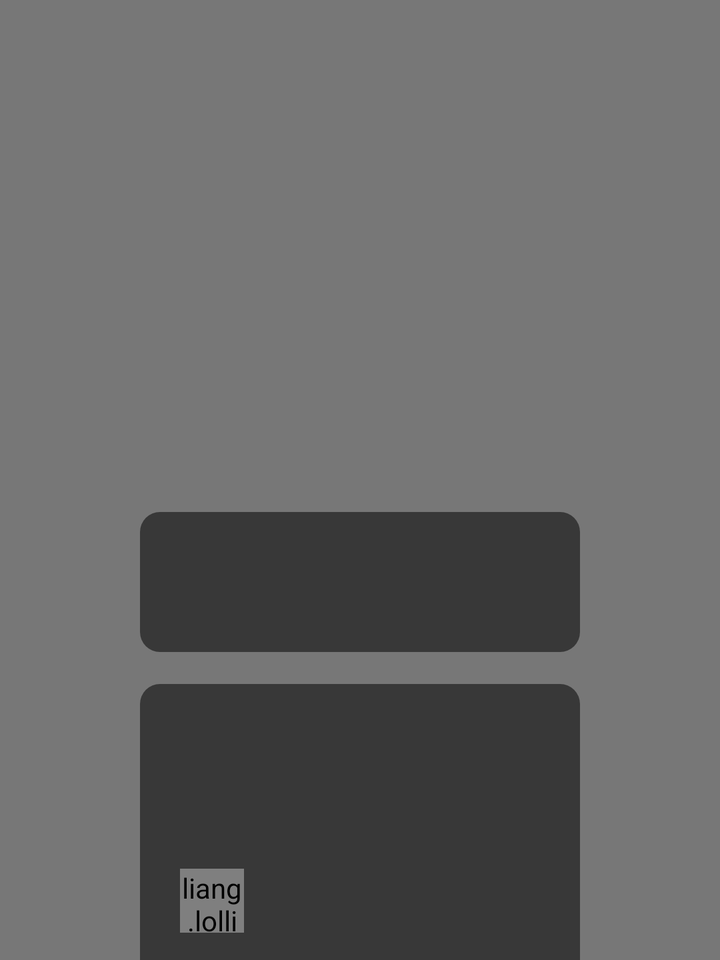
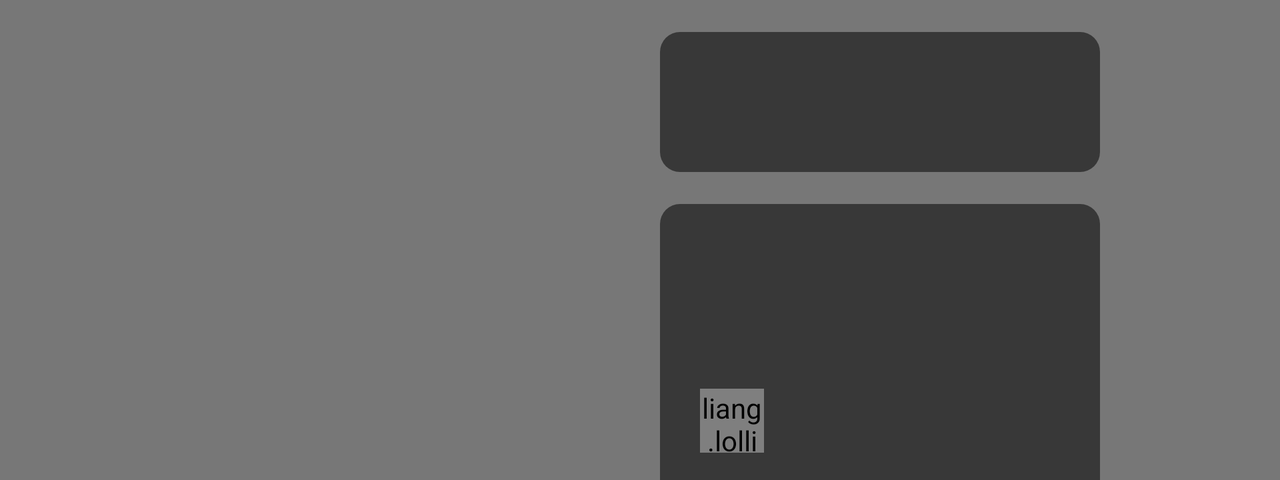

One screen, two layout resources from the same app: the default and the repository's alternative for another configuration. Each is rendered where Android would select it; the XML of both is given below.
<!-- AndroidManifest.xml: activity theme AppTheme.Transparent -->
<!-- res/layout/activity_lunar.xml -->
<?xml version="1.0" encoding="utf-8"?>
<FrameLayout
        android:layout_gravity="center"
        xmlns:android="http://schemas.android.com/apk/res/android"
        xmlns:app="http://schemas.android.com/apk/res-auto"
        xmlns:tools="http://schemas.android.com/tools"
        android:layout_width="240dp"
        android:layout_height="480dp"
        tools:context=".activity.LunarActivity">

    <androidx.constraintlayout.widget.ConstraintLayout
            android:id="@+id/headerInfoGroup"
            android:layout_width="match_parent"
            android:layout_height="240dp">

        <androidx.constraintlayout.widget.Guideline
                android:id="@+id/topBounds"
                android:layout_width="wrap_content"
                android:layout_height="wrap_content"
                android:orientation="horizontal"
                app:layout_constraintGuide_begin="0dp" />

        <androidx.constraintlayout.widget.Guideline
                android:id="@+id/headerBottom"
                android:layout_width="wrap_content"
                android:layout_height="wrap_content"
                android:orientation="horizontal"
                app:layout_constraintGuide_begin="240dp" />

        <TextView
                android:id="@+id/dateView"
                android:layout_width="wrap_content"
                android:layout_height="wrap_content"
                android:layout_margin="10dp"
                android:textSize="18sp"
                app:layout_constraintLeft_toLeftOf="parent"
                app:layout_constraintTop_toBottomOf="@id/topBounds" />

        <TextView
                android:id="@+id/cnMonthView"
                android:layout_width="wrap_content"
                android:layout_height="wrap_content"
                android:alpha="0.2"
                android:textSize="120sp"
                android:layout_marginLeft="20dp"
                app:layout_constraintLeft_toLeftOf="@id/cnDayView"
                app:layout_constraintBottom_toBottomOf="@id/cnDayView" />

        <TextView
                android:id="@+id/runView"
                android:layout_width="wrap_content"
                android:layout_height="wrap_content"
                android:alpha="0.2"
                android:textSize="30sp"
                app:layout_constraintRight_toRightOf="@id/cnMonthView"
                app:layout_constraintTop_toBottomOf="@id/cnMonthView" />

        <TextView
                android:id="@+id/cnCharacterView"
                android:layout_width="wrap_content"
                android:layout_height="wrap_content"
                android:alpha="0.5"
                android:textSize="12sp"
                android:layout_margin="10dp"
                app:layout_constraintLeft_toLeftOf="parent"
                app:layout_constraintBottom_toBottomOf="@id/headerBottom" />

        <liang.lollipop.electronicclock.view.CirclePointView
                android:id="@+id/auspiciousIconView"
                android:visibility="invisible"
                android:layout_width="16dp"
                android:layout_height="16dp"
                android:text="@string/auspicious"
                android:textSize="10dp"
                android:textColor="#FFD500"
                android:gravity="center"
                android:background="#F02727"
                android:layout_marginLeft="10dp"
                app:layout_constraintLeft_toRightOf="@id/cnCharacterView"
                app:layout_constraintTop_toTopOf="@id/cnCharacterView"
                app:layout_constraintBottom_toBottomOf="@id/cnCharacterView"/>

        <TextView
                android:id="@+id/cnDayView"
                android:layout_width="wrap_content"
                android:layout_height="wrap_content"
                android:layout_marginTop="40dp"
                android:textSize="40sp"
                app:layout_constraintBottom_toBottomOf="@id/headerBottom"
                app:layout_constraintLeft_toLeftOf="parent"
                app:layout_constraintRight_toRightOf="parent"
                app:layout_constraintTop_toBottomOf="@id/topBounds" />

        <TextView
                android:id="@+id/cnDayView2"
                android:layout_width="wrap_content"
                android:layout_height="wrap_content"
                android:textSize="20sp"
                app:layout_constraintBottom_toBottomOf="@id/headerBottom"
                app:layout_constraintLeft_toLeftOf="parent"
                app:layout_constraintRight_toRightOf="parent"
                app:layout_constraintTop_toBottomOf="@id/cnDayView" />

    </androidx.constraintlayout.widget.ConstraintLayout>

    <androidx.core.widget.NestedScrollView
            android:id="@+id/bodyScrollView"
            android:layout_width="match_parent"
            android:layout_height="match_parent">

        <LinearLayout
                android:orientation="vertical"
                android:paddingTop="240dp"
                android:paddingBottom="60dp"
                android:minHeight="720dp"
                android:layout_width="match_parent"
                android:layout_height="wrap_content">

            <FrameLayout
                    android:background="@drawable/bg_black"
                    android:id="@+id/festivalCard"
                    android:layout_marginTop="16dp"
                    android:layout_marginLeft="10dp"
                    android:layout_marginRight="10dp"
                    android:padding="10dp"
                    android:minHeight="70dp"
                    android:layout_width="match_parent"
                    android:layout_height="wrap_content">

                <androidx.recyclerview.widget.RecyclerView
                        android:id="@+id/festivalList"
                        android:padding="10dp"
                        android:layout_width="match_parent"
                        android:layout_height="wrap_content"/>

            </FrameLayout>

            <FrameLayout
                    android:background="@drawable/bg_black"
                    android:id="@+id/auspiciousCard"
                    app:layout_constraintTop_toBottomOf="@id/festivalCard"
                    android:layout_marginTop="16dp"
                    android:layout_marginLeft="10dp"
                    android:layout_marginRight="10dp"
                    android:padding="10dp"
                    android:layout_width="match_parent"
                    android:layout_height="wrap_content">

                <androidx.constraintlayout.widget.ConstraintLayout
                        android:padding="10dp"
                        android:layout_width="match_parent"
                        android:layout_height="wrap_content">

                    <TextView
                            android:id="@+id/auspiciousKeyView"
                            android:layout_width="wrap_content"
                            android:layout_height="wrap_content"
                            android:alpha="0.3"
                            android:textSize="40sp"
                            app:layout_constraintLeft_toLeftOf="parent"
                            app:layout_constraintTop_toTopOf="parent" />

                    <TextView
                            android:id="@+id/auspiciousDetailView"
                            android:layout_width="0px"
                            android:layout_height="0px"
                            android:textSize="14sp"
                            android:layout_marginLeft="10dp"
                            android:gravity="center_vertical"
                            app:layout_constraintLeft_toRightOf="@id/auspiciousKeyView"
                            app:layout_constraintRight_toRightOf="parent"
                            app:layout_constraintBottom_toBottomOf="@id/auspiciousKeyView"
                            app:layout_constraintTop_toTopOf="@id/auspiciousKeyView" />

                    <liang.lollipop.electronicclock.view.CirclePointView
                            android:id="@+id/auspiciousIcon"
                            android:layout_width="32dp"
                            android:layout_height="32dp"
                            android:text="@string/suitable"
                            android:gravity="center"
                            android:textSize="16sp"
                            app:layout_constraintTop_toTopOf="@id/auspiciousList"
                            app:layout_constraintBottom_toBottomOf="@id/auspiciousList"
                            app:layout_constraintLeft_toLeftOf="parent"
                            app:layout_constraintRight_toLeftOf="@id/auspiciousList"
                            android:background="@color/colorAuspicious"/>

                    <androidx.recyclerview.widget.RecyclerView
                            android:id="@+id/auspiciousList"
                            app:layout_constraintTop_toBottomOf="@id/auspiciousDetailView"
                            app:layout_constraintLeft_toRightOf="@id/auspiciousIcon"
                            app:layout_constraintRight_toRightOf="parent"
                            android:layout_marginLeft="10dp"
                            android:layout_width="0px"
                            android:layout_height="70dp"/>

                    <liang.lollipop.electronicclock.view.CirclePointView
                            android:id="@+id/fierceIcon"
                            android:layout_width="32dp"
                            android:layout_height="32dp"
                            android:text="@string/taboo"
                            android:textSize="16sp"
                            android:gravity="center"
                            app:layout_constraintTop_toTopOf="@id/fierceList"
                            app:layout_constraintBottom_toBottomOf="@id/fierceList"
                            app:layout_constraintLeft_toLeftOf="parent"
                            app:layout_constraintRight_toLeftOf="@id/fierceList"
                            android:background="@color/colorFierce"/>

                    <androidx.recyclerview.widget.RecyclerView
                            android:id="@+id/fierceList"
                            app:layout_constraintTop_toBottomOf="@id/auspiciousList"
                            app:layout_constraintLeft_toRightOf="@id/fierceIcon"
                            app:layout_constraintRight_toRightOf="parent"
                            android:layout_marginLeft="10dp"
                            android:layout_width="0px"
                            android:layout_height="70dp"/>

                </androidx.constraintlayout.widget.ConstraintLayout>

            </FrameLayout>

            <FrameLayout
                    android:background="@drawable/bg_black"
                    android:id="@+id/cnStarCard"
                    app:layout_constraintTop_toBottomOf="@id/festivalCard"
                    android:layout_marginTop="16dp"
                    android:layout_marginLeft="10dp"
                    android:layout_marginRight="10dp"
                    android:padding="10dp"
                    android:layout_width="match_parent"
                    android:layout_height="wrap_content">

                <androidx.constraintlayout.widget.ConstraintLayout
                        android:padding="10dp"
                        android:layout_width="match_parent"
                        android:layout_height="wrap_content">

                    <TextView
                            android:id="@+id/cnStarKeyView"
                            android:layout_width="wrap_content"
                            android:layout_height="wrap_content"
                            android:alpha="0.3"
                            android:textSize="40sp"
                            app:layout_constraintLeft_toLeftOf="parent"
                            app:layout_constraintTop_toTopOf="parent" />

                    <TextView
                            android:id="@+id/cnStarGroupView"
                            android:layout_width="0px"
                            android:layout_height="0px"
                            android:textSize="14sp"
                            android:layout_marginLeft="10dp"
                            android:gravity="center_vertical"
                            app:layout_constraintLeft_toRightOf="@id/cnStarKeyView"
                            app:layout_constraintRight_toRightOf="parent"
                            app:layout_constraintBottom_toTopOf="@id/cnStarKindView"
                            app:layout_constraintTop_toTopOf="@id/cnStarKeyView" />

                    <TextView
                            android:id="@+id/cnStarKindView"
                            android:layout_width="0px"
                            android:layout_height="0px"
                            android:textSize="14sp"
                            android:gravity="center_vertical"
                            app:layout_constraintLeft_toLeftOf="@id/cnStarGroupView"
                            app:layout_constraintRight_toRightOf="@id/cnStarGroupView"
                            app:layout_constraintBottom_toBottomOf="@id/cnStarKeyView"
                            app:layout_constraintTop_toBottomOf="@id/cnStarGroupView" />

                    <TextView
                            android:id="@+id/cnStarInscriptionView"
                            android:layout_width="0px"
                            android:layout_height="wrap_content"
                            android:textSize="14sp"
                            android:gravity="center"
                            android:layout_marginTop="10dp"
                            app:layout_constraintLeft_toLeftOf="@id/cnStarKeyView"
                            app:layout_constraintRight_toRightOf="@id/cnStarGroupView"
                            app:layout_constraintTop_toBottomOf="@id/cnStarKindView" />

                    <TextView
                            android:id="@+id/cnStarInfoView"
                            android:layout_width="0px"
                            android:layout_height="wrap_content"
                            android:textSize="14sp"
                            android:gravity="center_vertical"
                            android:layout_marginTop="10dp"
                            app:layout_constraintLeft_toLeftOf="@id/cnStarKeyView"
                            app:layout_constraintRight_toRightOf="@id/cnStarGroupView"
                            app:layout_constraintBottom_toBottomOf="parent"
                            app:layout_constraintTop_toBottomOf="@id/cnStarInscriptionView" />

                </androidx.constraintlayout.widget.ConstraintLayout>

            </FrameLayout>

        </LinearLayout>

    </androidx.core.widget.NestedScrollView>

</FrameLayout>
<!-- resources referenced by this layout -->
<resources>
  <color name="colorAuspicious">#007453</color>
  <color name="colorFierce">#7A0A01</color>
  <!-- drawable bg_black (drawable) -->
  <?xml version="1.0" encoding="utf-8"?>
  <selector xmlns:android="http://schemas.android.com/apk/res/android">
  
      <item >
  
          <shape android:shape="rectangle" >
  
              <corners android:radius="10dp"/>
  
              <solid android:color="#8000"/>
  
          </shape>
  
      </item>
  
  </selector>
  <string name="auspicious" translatable="false">吉</string>
  <string name="suitable" translatable="false">宜</string>
  <string name="taboo" translatable="false">忌</string>
  <style name="AppTheme.Transparent" parent="AppTheme">
          <item name="android:windowBackground">@color/colorDialogBackground</item>
          <item name="android:windowDisablePreview">true</item>
          <item name="android:windowIsTranslucent">true</item>
      </style>
  <style name="AppTheme" parent="Theme.MaterialComponents">
          
          <item name="colorPrimary">@color/colorPrimary</item>
          <item name="colorPrimaryDark">@color/colorPrimaryDark</item>
          <item name="colorAccent">@color/colorAccent</item>
          <item name="windowActionBar">false</item>
          <item name="android:windowActionBar">false</item>
          <item name="windowNoTitle">true</item>
          <item name="android:windowTranslucentStatus">true</item>
          <item name="android:windowDisablePreview">true</item>
      </style>
  <color name="colorDialogBackground">#8000</color>
  <color name="colorPrimary">#008577</color>
  <color name="colorPrimaryDark">#00574B</color>
  <color name="colorAccent">#B15B7A</color>
</resources>
<!-- res/layout-land/activity_lunar.xml (the repository's variant of the layout above) -->
<!-- drawn on the phone turned sideways -->
<?xml version="1.0" encoding="utf-8"?>
<FrameLayout
        android:layout_gravity="center"
        xmlns:android="http://schemas.android.com/apk/res/android"
        xmlns:app="http://schemas.android.com/apk/res-auto"
        xmlns:tools="http://schemas.android.com/tools"
        android:layout_width="480dp"
        android:layout_height="240dp"
        tools:context=".activity.LunarActivity">

    <androidx.constraintlayout.widget.ConstraintLayout
            android:id="@+id/headerInfoGroup"
            android:layout_width="240dp"
            android:layout_gravity="start"
            android:layout_height="match_parent">

        <androidx.constraintlayout.widget.Guideline
                android:id="@+id/topBounds"
                android:layout_width="wrap_content"
                android:layout_height="wrap_content"
                android:orientation="horizontal"
                app:layout_constraintGuide_begin="0dp" />

        <androidx.constraintlayout.widget.Guideline
                android:id="@+id/headerBottom"
                android:layout_width="wrap_content"
                android:layout_height="wrap_content"
                android:orientation="horizontal"
                app:layout_constraintGuide_begin="240dp" />

        <TextView
                android:id="@+id/dateView"
                android:layout_width="wrap_content"
                android:layout_height="wrap_content"
                android:layout_margin="10dp"
                android:textSize="18sp"
                app:layout_constraintLeft_toLeftOf="parent"
                app:layout_constraintTop_toBottomOf="@id/topBounds" />

        <TextView
                android:id="@+id/cnMonthView"
                android:layout_width="wrap_content"
                android:layout_height="wrap_content"
                android:alpha="0.2"
                android:textSize="120sp"
                android:layout_marginLeft="20dp"
                app:layout_constraintLeft_toLeftOf="@id/cnDayView"
                app:layout_constraintBottom_toBottomOf="@id/cnDayView" />

        <TextView
                android:id="@+id/cnCharacterView"
                android:layout_width="wrap_content"
                android:layout_height="wrap_content"
                android:alpha="0.5"
                android:textSize="12sp"
                android:layout_margin="10dp"
                app:layout_constraintLeft_toLeftOf="parent"
                app:layout_constraintBottom_toBottomOf="@id/headerBottom" />

        <liang.lollipop.electronicclock.view.CirclePointView
                android:id="@+id/auspiciousIconView"
                android:visibility="invisible"
                android:layout_width="16dp"
                android:layout_height="16dp"
                android:text="@string/auspicious"
                android:textSize="10dp"
                android:textColor="#FFD500"
                android:gravity="center"
                android:background="#F02727"
                android:layout_marginLeft="10dp"
                app:layout_constraintLeft_toRightOf="@id/cnCharacterView"
                app:layout_constraintTop_toTopOf="@id/cnCharacterView"
                app:layout_constraintBottom_toBottomOf="@id/cnCharacterView"/>

        <TextView
                android:id="@+id/runView"
                android:layout_width="wrap_content"
                android:layout_height="wrap_content"
                android:alpha="0.2"
                android:textSize="30sp"
                app:layout_constraintRight_toRightOf="@id/cnMonthView"
                app:layout_constraintTop_toBottomOf="@id/cnMonthView" />

        <TextView
                android:id="@+id/cnDayView"
                android:layout_width="wrap_content"
                android:layout_height="wrap_content"
                android:layout_marginTop="40dp"
                android:textSize="40sp"
                app:layout_constraintBottom_toBottomOf="@id/headerBottom"
                app:layout_constraintLeft_toLeftOf="parent"
                app:layout_constraintRight_toRightOf="parent"
                app:layout_constraintTop_toBottomOf="@id/topBounds" />

        <TextView
                android:id="@+id/cnDayView2"
                android:layout_width="wrap_content"
                android:layout_height="wrap_content"
                android:textSize="20sp"
                app:layout_constraintBottom_toBottomOf="@id/headerBottom"
                app:layout_constraintLeft_toLeftOf="parent"
                app:layout_constraintRight_toRightOf="parent"
                app:layout_constraintTop_toBottomOf="@id/cnDayView" />

    </androidx.constraintlayout.widget.ConstraintLayout>

    <androidx.core.widget.NestedScrollView
            android:id="@+id/bodyScrollView"
            android:layout_width="240dp"
            android:layout_gravity="end"
            android:layout_height="match_parent">

        <LinearLayout
                android:orientation="vertical"
                android:paddingBottom="60dp"
                android:layout_width="match_parent"
                android:layout_height="wrap_content">

            <FrameLayout
                    android:background="@drawable/bg_black"
                    android:id="@+id/festivalCard"
                    android:layout_marginTop="16dp"
                    android:layout_marginLeft="10dp"
                    android:layout_marginRight="10dp"
                    android:padding="10dp"
                    android:minHeight="70dp"
                    android:layout_width="match_parent"
                    android:layout_height="wrap_content">

                <androidx.recyclerview.widget.RecyclerView
                        android:id="@+id/festivalList"
                        android:padding="10dp"
                        android:layout_width="match_parent"
                        android:layout_height="wrap_content"/>

            </FrameLayout>

            <FrameLayout
                    android:background="@drawable/bg_black"
                    android:id="@+id/auspiciousCard"
                    app:layout_constraintTop_toBottomOf="@id/festivalCard"
                    android:layout_marginTop="16dp"
                    android:layout_marginLeft="10dp"
                    android:layout_marginRight="10dp"
                    android:padding="10dp"
                    android:layout_width="match_parent"
                    android:layout_height="wrap_content">

                <androidx.constraintlayout.widget.ConstraintLayout
                        android:padding="10dp"
                        android:layout_width="match_parent"
                        android:layout_height="wrap_content">

                    <TextView
                            android:id="@+id/auspiciousKeyView"
                            android:layout_width="wrap_content"
                            android:layout_height="wrap_content"
                            android:alpha="0.3"
                            android:textSize="40sp"
                            app:layout_constraintLeft_toLeftOf="parent"
                            app:layout_constraintTop_toTopOf="parent" />

                    <TextView
                            android:id="@+id/auspiciousDetailView"
                            android:layout_width="0px"
                            android:layout_height="0px"
                            android:textSize="14sp"
                            android:layout_marginLeft="10dp"
                            android:gravity="center_vertical"
                            app:layout_constraintLeft_toRightOf="@id/auspiciousKeyView"
                            app:layout_constraintRight_toRightOf="parent"
                            app:layout_constraintBottom_toBottomOf="@id/auspiciousKeyView"
                            app:layout_constraintTop_toTopOf="@id/auspiciousKeyView" />

                    <liang.lollipop.electronicclock.view.CirclePointView
                            android:id="@+id/auspiciousIcon"
                            android:layout_width="32dp"
                            android:layout_height="32dp"
                            android:text="@string/suitable"
                            android:gravity="center"
                            android:textSize="16sp"
                            app:layout_constraintTop_toTopOf="@id/auspiciousList"
                            app:layout_constraintBottom_toBottomOf="@id/auspiciousList"
                            app:layout_constraintLeft_toLeftOf="parent"
                            app:layout_constraintRight_toLeftOf="@id/auspiciousList"
                            android:background="@color/colorAuspicious"/>

                    <androidx.recyclerview.widget.RecyclerView
                            android:id="@+id/auspiciousList"
                            app:layout_constraintTop_toBottomOf="@id/auspiciousDetailView"
                            app:layout_constraintLeft_toRightOf="@id/auspiciousIcon"
                            app:layout_constraintRight_toRightOf="parent"
                            android:layout_marginLeft="10dp"
                            android:layout_width="0px"
                            android:layout_height="70dp"/>

                    <liang.lollipop.electronicclock.view.CirclePointView
                            android:id="@+id/fierceIcon"
                            android:layout_width="32dp"
                            android:layout_height="32dp"
                            android:text="@string/taboo"
                            android:textSize="16sp"
                            android:gravity="center"
                            app:layout_constraintTop_toTopOf="@id/fierceList"
                            app:layout_constraintBottom_toBottomOf="@id/fierceList"
                            app:layout_constraintLeft_toLeftOf="parent"
                            app:layout_constraintRight_toLeftOf="@id/fierceList"
                            android:background="@color/colorFierce"/>

                    <androidx.recyclerview.widget.RecyclerView
                            android:id="@+id/fierceList"
                            app:layout_constraintTop_toBottomOf="@id/auspiciousList"
                            app:layout_constraintLeft_toRightOf="@id/fierceIcon"
                            app:layout_constraintRight_toRightOf="parent"
                            android:layout_marginLeft="10dp"
                            android:layout_width="0px"
                            android:layout_height="70dp"/>

                </androidx.constraintlayout.widget.ConstraintLayout>

            </FrameLayout>

            <FrameLayout
                    android:background="@drawable/bg_black"
                    android:id="@+id/cnStarCard"
                    app:layout_constraintTop_toBottomOf="@id/festivalCard"
                    android:layout_marginTop="16dp"
                    android:layout_marginLeft="10dp"
                    android:layout_marginRight="10dp"
                    android:padding="10dp"
                    android:layout_width="match_parent"
                    android:layout_height="wrap_content">

                <androidx.constraintlayout.widget.ConstraintLayout
                        android:padding="10dp"
                        android:layout_width="match_parent"
                        android:layout_height="wrap_content">

                    <TextView
                            android:id="@+id/cnStarKeyView"
                            android:layout_width="wrap_content"
                            android:layout_height="wrap_content"
                            android:alpha="0.3"
                            android:textSize="40sp"
                            app:layout_constraintLeft_toLeftOf="parent"
                            app:layout_constraintTop_toTopOf="parent" />

                    <TextView
                            android:id="@+id/cnStarGroupView"
                            android:layout_width="0px"
                            android:layout_height="0px"
                            android:textSize="14sp"
                            android:layout_marginLeft="10dp"
                            android:gravity="center_vertical"
                            app:layout_constraintLeft_toRightOf="@id/cnStarKeyView"
                            app:layout_constraintRight_toRightOf="parent"
                            app:layout_constraintBottom_toTopOf="@id/cnStarKindView"
                            app:layout_constraintTop_toTopOf="@id/cnStarKeyView" />

                    <TextView
                            android:id="@+id/cnStarKindView"
                            android:layout_width="0px"
                            android:layout_height="0px"
                            android:textSize="14sp"
                            android:gravity="center_vertical"
                            app:layout_constraintLeft_toLeftOf="@id/cnStarGroupView"
                            app:layout_constraintRight_toRightOf="@id/cnStarGroupView"
                            app:layout_constraintBottom_toBottomOf="@id/cnStarKeyView"
                            app:layout_constraintTop_toBottomOf="@id/cnStarGroupView" />

                    <TextView
                            android:id="@+id/cnStarInscriptionView"
                            android:layout_width="0px"
                            android:layout_height="wrap_content"
                            android:textSize="14sp"
                            android:gravity="center"
                            android:layout_marginTop="10dp"
                            app:layout_constraintLeft_toLeftOf="@id/cnStarKeyView"
                            app:layout_constraintRight_toRightOf="@id/cnStarGroupView"
                            app:layout_constraintTop_toBottomOf="@id/cnStarKindView" />

                    <TextView
                            android:id="@+id/cnStarInfoView"
                            android:layout_width="0px"
                            android:layout_height="wrap_content"
                            android:textSize="14sp"
                            android:gravity="center_vertical"
                            android:layout_marginTop="10dp"
                            app:layout_constraintLeft_toLeftOf="@id/cnStarKeyView"
                            app:layout_constraintRight_toRightOf="@id/cnStarGroupView"
                            app:layout_constraintBottom_toBottomOf="parent"
                            app:layout_constraintTop_toBottomOf="@id/cnStarInscriptionView" />

                </androidx.constraintlayout.widget.ConstraintLayout>

            </FrameLayout>

        </LinearLayout>

    </androidx.core.widget.NestedScrollView>

</FrameLayout>
